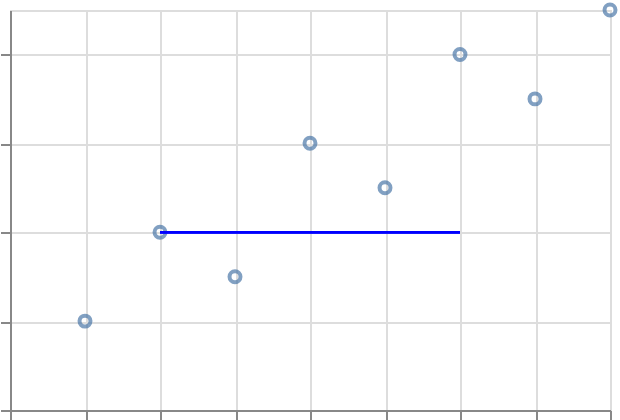

Express this chart as Vega-Lite.
### Vega-Lite specification from a JSON file in a GitHub repository (floating-point values rounded to 4 significant figures)
{"$schema": "https://vega.github.io/schema/vega-lite/v6.json", "padding": 5, "autosize": "none", "width": 300, "height": 200, "data": {"name": "table", "values": [{"c": "A", "g": "p", "x": 1, "y": 2, "v": 5, "t": "2024-01-15", "o": {"v": 3}, "IMDB Rating": 6.1, "d": "x1"}, {"c": "B", "g": "q", "x": 2, "y": 4, "v": 9, "t": "2024-02-20", "o": {"v": 7}, "IMDB Rating": 7.4, "d": "x2"}, {"c": "A", "g": "q", "x": 3, "y": 3, "v": 2, "t": "2024-03-05", "o": {"v": 1}, "IMDB Rating": 5.2, "d": "x1"}, {"c": "C", "g": "p", "x": 4, "y": 6, "v": 7, "t": "2024-05-30", "o": {"v": 4}, "IMDB Rating": 8.8, "d": "x3"}, {"c": "B", "g": "p", "x": 5, "y": 5, "v": 4, "t": "2024-07-11", "o": {"v": 9}, "IMDB Rating": 6.9, "d": "x2"}, {"c": "C", "g": "q", "x": 6, "y": 8, "v": 6, "t": "2024-09-02", "o": {"v": 2}, "IMDB Rating": 7.7, "d": "x3"}, {"c": "A", "g": "p", "x": 7, "y": 7, "v": 8, "t": "2024-11-25", "o": {"v": 5}, "IMDB Rating": 4.4, "d": "x1"}, {"c": "B", "g": "q", "x": 8, "y": 9, "v": 3, "t": "2024-12-31", "o": {"v": 8}, "IMDB Rating": 9.1, "d": "x2"}]}, "layer": [{"mark": "point", "encoding": {"x": {"field": "x", "type": "quantitative"}, "y": {"field": "y", "type": "quantitative"}}}, {"mark": {"type": "rule", "color": "blue"}, "encoding": {"x": {"datum": 2}, "x2": {"datum": 6}, "y": {"datum": 4}}}]}
